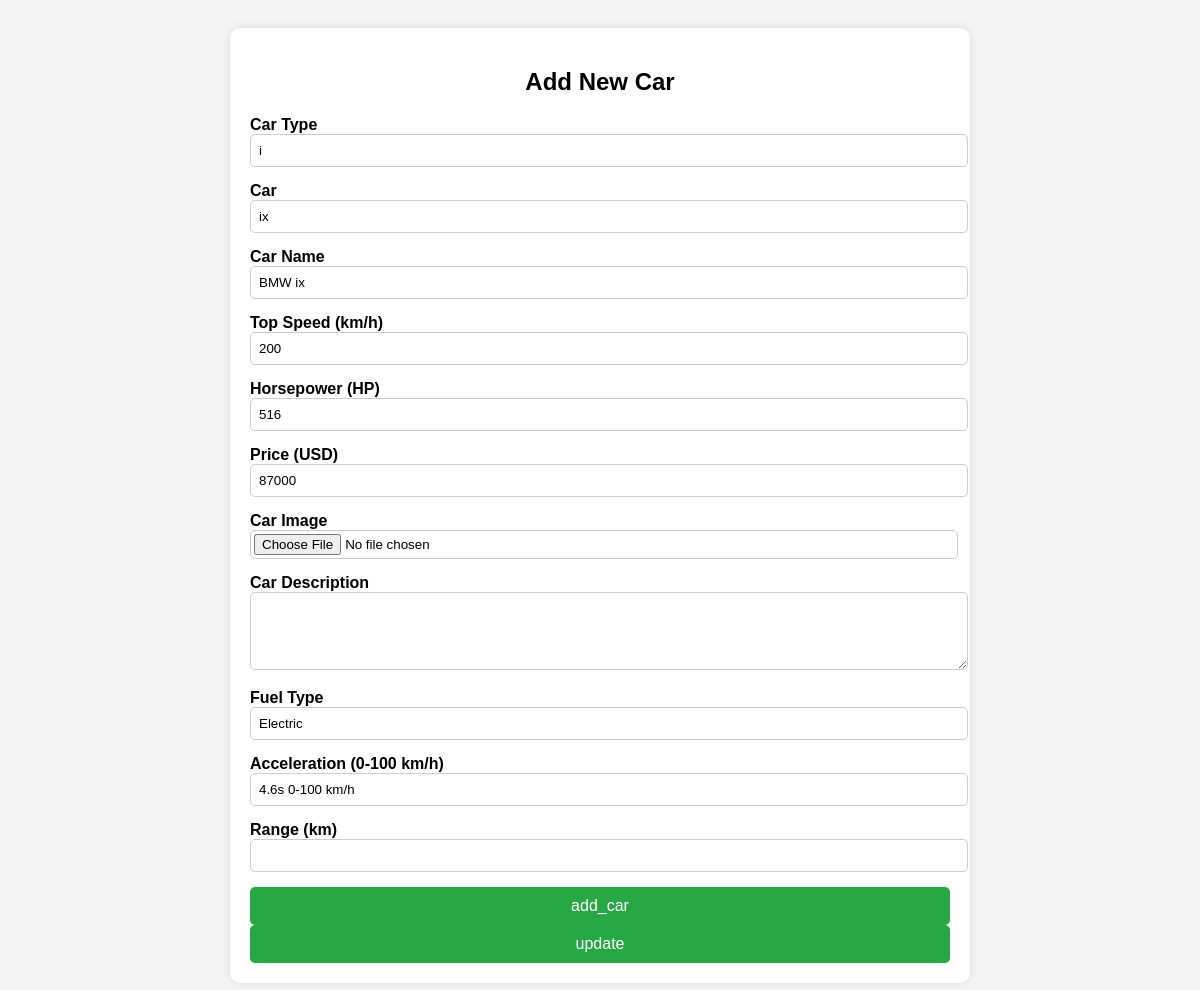
Before: /admin/add_product.php?Edit=1 with the older database file.
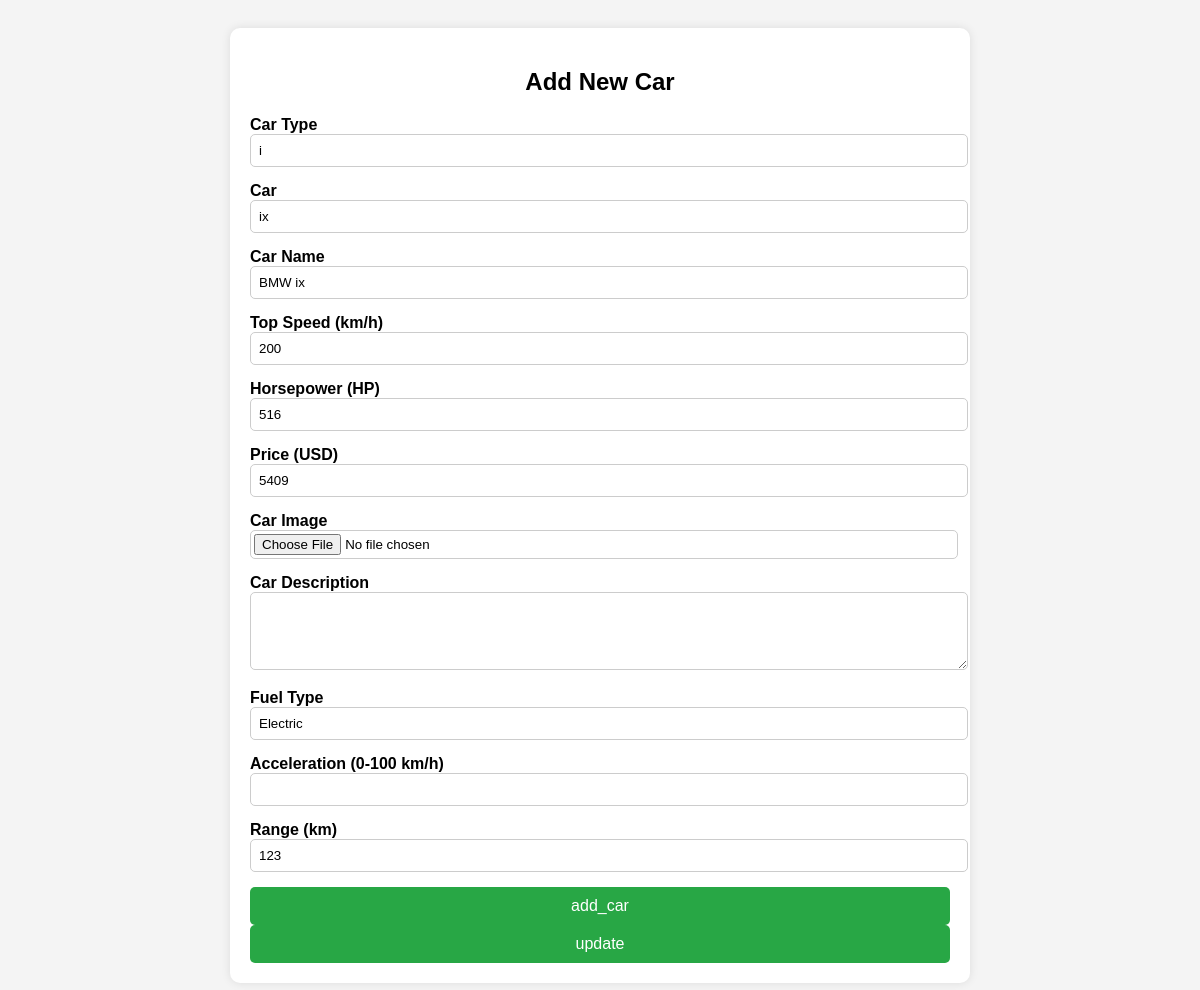
After: the same page with the newer database file.
### tables this page shows
CREATE TABLE `car` (
  `car_id` int(100) UNSIGNED NOT NULL,
  `car_type` varchar(20) NOT NULL,
  `car` varchar(255) NOT NULL,
  `car_name` varchar(50) NOT NULL,
  `car_speed` int(11) NOT NULL,
  `car_hp` int(11) NOT NULL,
  `car_price` int(11) NOT NULL,
  `car_image` varchar(255) NOT NULL,
  `car_description` text DEFAULT NULL,
  `car_fuel_type` varchar(20) DEFAULT 'Petrol',
  `car_acceleration` varchar(50) DEFAULT NULL,
  `car_range` varchar(50) DEFAULT NULL
);

### admin/add_product.php (the view, shortened to what this page needs)
<?php
include '../user/connection.php';
$car_type="";
$car="";
$car_name="";
$car_speed="";
$car_hp="";
$car_price="";
$car_description="";
$car_fuel_type="";
$car_acceleration="";
$car_range="";
if(isset($_GET['Edit'])){
    $id=$_GET['Edit'];
    $select="SELECT * FROM `car` WHERE `car_id`=$id";
    $run_select=mysqli_query($connect,$select);
    $array=mysqli_fetch_assoc($run_select);
    $car_type=$array['car_type'];
    $car=$array['car'];
    $car_name=$array['car_name'];
    $car_speed=$array['car_speed'];
    $car_hp=$array['car_hp'];
    $car_price=$array['car_price'];
    $car_description=$array['car_description'];
    $car_fuel_type=$array['car_fuel_type'];
    $car_acceleration=$array['car_acceleration'];
    $car_range=$array['car_range'];
}
?>
<!DOCTYPE html>
<html lang="en">
<head>
</head>
<body>
<div class="admin-panel">
    <h2>Add New Car</h2>
    <form action="add_product.php" method="post" enctype="multipart/form-data">
        <div class="form-group">
            <label for="car_type">Car Type</label>
            <input value="<?php echo $car_type;?>" type="text" id="car_type" name="car_type" required>
        </div>
        <div class="form-group">
            <label for="car">Car</label>
            <input value="<?php echo $car;?>"  type="text" id="car" name="car" required>
        </div>
        <div class="form-group">
            <label for="car_name">Car Name</label>
            <input value="<?php echo $car_name;?>"  type="text" id="car_name" name="car_name" required>
        </div>
        <div class="form-group">
            <label for="car_speed">Top Speed (km/h)</label>
            <input value="<?php echo $car_speed;?>"  type="number" id="car_speed" name="car_speed" required>
        </div>
        <div class="form-group">
            <label for="car_hp">Horsepower (HP)</label>
            <input value="<?php echo $car_hp;?>"  type="number" id="car_hp" name="car_hp" required>
        </div>
        <div class="form-group">
            <label for="car_price">Price (USD)</label>
            <input value="<?php echo $car_price;?>"  type="number" id="car_price" name="car_price" required>
        </div>
        <div class="form-group">
            <label for="car_image">Car Image</label>
            <input type="file" id="car_image" name="car_image" accept="image/*">
        </div>
        <div class="form-group">
            <label for="car_description">Car Description</label>
            <textarea value="<?php echo $car_description;?>"  id="car_description" name="car_description" rows="4" required></textarea>
        </div>
        <div class="form-group">
            <label for="car_fuel_type">Fuel Type</label>
            <input value="<?php echo $car_fuel_type;?>"  type="text" id="car_fuel_type" name="car_fuel_type" required>
        </div>
        <div class="form-group">
            <label for="car_acceleration">Acceleration (0-100 km/h)</label>
            <input value="<?php echo $car_acceleration;?>"  type="text" id="car_acceleration" name="car_acceleration" required>
        </div>
        <div class="form-group">
            <label for="car_range">Range (km)</label>
            <input value="<?php echo $car_range;?>"  type="number" id="car_range" name="car_range" required>
        </div>
        <button type="submit" class="submit-btn" name="add_car">add_car</button>
        <button type="submit" class="submit-btn" name="update">update</button>
    </form>
</div>
</body>
</html>

Changed rows visible on the page:
changed car "ix": car_price "87000" → "5409"; car_range (not shown) → "123"; car_acceleration "4.6s 0-100 km/h" → (not shown)
